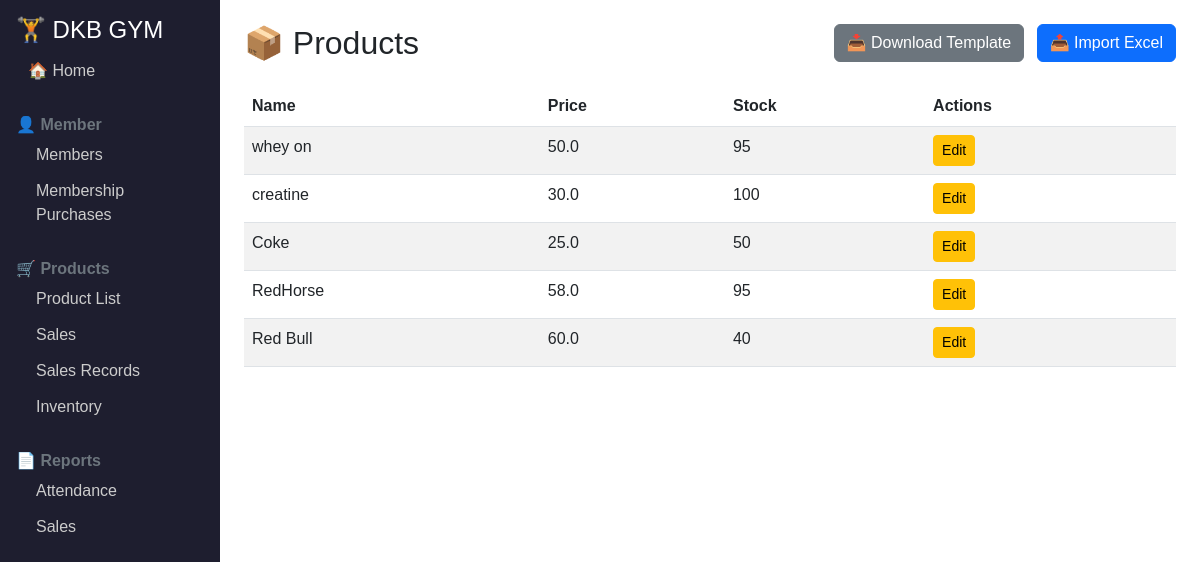
Page /products on the committed database.
### tables this page shows
CREATE TABLE products (
        id INTEGER PRIMARY KEY AUTOINCREMENT,
        name TEXT UNIQUE,
        price REAL,
        stock INTEGER
    );

### app.py (the view)
@app.route('/products')
def products():
    rows = get_db().execute('SELECT * FROM products').fetchall()
    return render_template('products.html', products=rows)

### app.py (called while the page is built)
def get_db():
    if 'db' not in g:
        g.db = sqlite3.connect(DB)
        g.db.row_factory = sqlite3.Row
    return g.db

### templates/products.html (shortened to what this page needs)
{% extends 'base.html' %}
{% block content %}
<div class="d-flex justify-content-between mb-3">
  <h2>📦 Products</h2>
  <div>
    <a href="{{ url_for('download_product_template') }}" class="btn btn-secondary">📥 Download Template</a>
    <button class="btn btn-primary ms-2" data-bs-toggle="modal" data-bs-target="#importModal">📤 Import Excel</button>
  </div>
</div>
<table class="table table-striped">
  <thead><tr><th>Name</th><th>Price</th><th>Stock</th><th>Actions</th></tr></thead>
  <tbody>
    {% for p in products %}
    <tr>
      <td>{{ p.name }}</td>
      <td>{{ p.price }}</td>
      <td>{{ p.stock }}</td>
      <td>
        <a href="{{ url_for('edit_product', product_id=p.id) }}" class="btn btn-sm btn-warning">Edit</a>
      </td>
    </tr>
    {% endfor %}
  </tbody>
</table>
{% endblock %}

### static/style.css (style rules this page uses)
body { font-family: Arial, sans-serif; }

### rows in the picture
products: name "whey on", price "50.0", stock "95"
products: name "creatine", price "30.0", stock "100"
products: name "Coke", price "25.0", stock "50"
products: name "RedHorse", price "58.0", stock "95"
products: name "Red Bull", price "60.0", stock "40"
